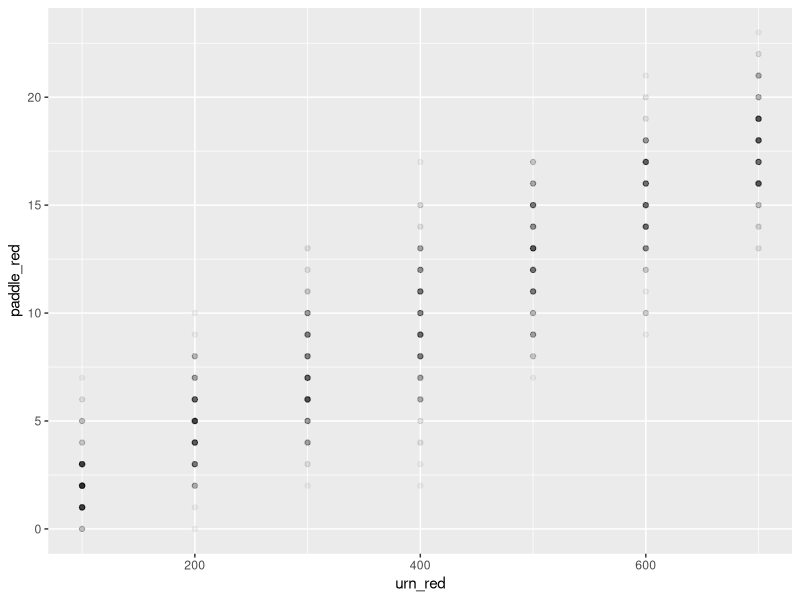

Generate this figure with R: (Note: this script raises an error after producing the figure.)
## ---- chunk 1
knitr::opts_chunk$set(echo = FALSE)
library(tidyverse)

# Build an urn with 500 red beads, 490 blue beads, and 10 yellow beads. The urn
# should have two variables: ID and color. Mix up the beads in the urn randomly.
# That is, we don't want all the red beads to have ID 1 through 500 and so on.
# Sort the urn by ID.

beads <- c(rep("red", 500), rep("blue", 490), rep("yellow", 10))

urn <- tibble(ID = 1:1000,
              color = sample(beads))

# Using the book, where a very similar example is given, is highly recommended.
# But, this example is trickier than the book because you have to mix up the
# beads before you assign the `ID` values. If you don't tell sample() how many
# you want, it just gives you back everything, reordered. Try `sample(letters)`
# to see. (Note that `letters` is a built in object in R.)
              
## ---- chunk 2

tibble(urn_red = seq(100, 700, by = 100)) %>% 
  mutate(paddle_red = map(urn_red, ~ rbinom(n = 100,
                                            size = 25, prob = ./1000))) %>% 
# rbinom just flips the coin a bunch of times; it returns either success or
# failure, n = number of tests to do, size = number of samples to run each size
# number of heads and tails, prob = chance of getting a head
  
  unnest(paddle_red) %>% 
  ggplot(aes(x = urn_red, y = paddle_red)) +
  geom_point(alpha = 0.05)
  
sample_n(10)

## ---- chunk 3

scene_1 <- tibble(urn_red = 1:1000) %>% 
  mutate(paddle_red = map(urn_red, ~ rbinom(n = 50,
                                            size = 25, prob = ./1000))) %>%
  unnest(paddle_red)

  ggplot(scene_1, aes(x = paddle_red, y = urn_red)) +
  geom_point(alpha = 0.05)
  
## ---- chunk 4

scene_2 <- scene_1 %>%
  filter(paddle_red == 10) %>%
  group_by(urn_red) %>%
  summarize(total = n(), .groups = "drop") %>%
  mutate(probs = total/sum(total)) %>%
  select(-total)

ggplot(scene_2, aes(x = urn_red, y = probs)) +
    geom_col() 


